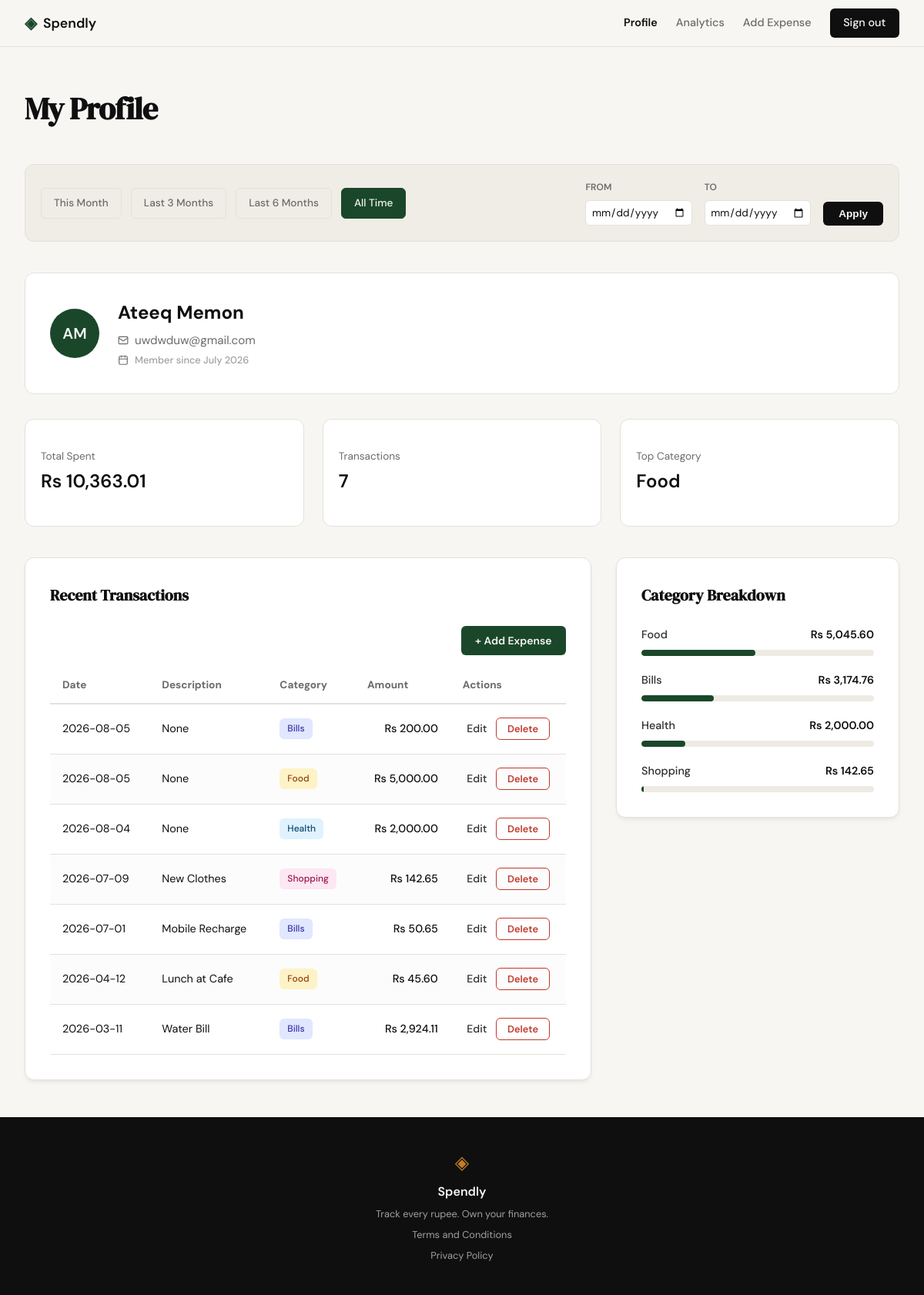
/profile (signed in), run on the app's committed database.
### tables this page shows
CREATE TABLE users (
                id INTEGER PRIMARY KEY AUTOINCREMENT,
                name TEXT NOT NULL,
                email TEXT UNIQUE NOT NULL,
                password_hash TEXT NOT NULL,
                created_at TEXT DEFAULT (datetime('now'))
            );

CREATE TABLE expenses (
                id INTEGER PRIMARY KEY AUTOINCREMENT,
                user_id INTEGER NOT NULL,
                amount REAL NOT NULL,
                category TEXT NOT NULL,
                date TEXT NOT NULL,
                description TEXT,
                created_at TEXT DEFAULT (datetime('now')),
                FOREIGN KEY (user_id) REFERENCES users (id)
            );

### app.py (the view, shortened to what this page needs)
@app.route("/profile")
def profile():
    if not session.get("user_id"):
        flash("Please log in to access your profile.", "error")
        return redirect(url_for("login"))
    user_id = session["user_id"]
    date_from = request.args.get("date_from")
    date_to = request.args.get("date_to")
    validated_from = None
    validated_to = None
    today = datetime.now().date()
    presets = {
        "this_month": {
            "label": "This Month",
            "from": datetime(today.year, today.month, 1).date(),
            "to": today
        },
        "last_3_months": {
            "label": "Last 3 Months",
            "from": today - timedelta(days=90), # Approx 3 months
            "to": today
        },
        "last_6_months": {
            "label": "Last 6 Months",
            "from": today - timedelta(days=180), # Approx 6 months
            "to": today
        },
        "all_time": {
            "label": "All Time",
            "from": None,
            "to": None
        }
    }
    user_info = get_user_by_id(user_id)
    if not user_info:
        flash("User profile not found.", "error")
        return redirect(url_for("login"))
    stats = get_summary_stats(user_id, date_from=validated_from, date_to=validated_to)
    txs = get_recent_transactions(user_id, date_from=validated_from, date_to=validated_to)
    cats = get_category_breakdown(user_id, date_from=validated_from, date_to=validated_to)
    profile_data = {
        "user": {
            "name": user_info["name"],
            "email": user_info["email"],
            "initials": "".join([n[0].upper() for n in user_info["name"].split()]),
            "joined": user_info["member_since"]
        },
        "stats": {
            "total_spent": f"Rs {stats['total_spent']:,.2f}",
            "tx_count": stats["transaction_count"],
            "top_category": stats["top_category"]
        },
        "transactions": [
            {
                "id": tx["id"],
                "date": tx["date"],
                "desc": tx["desc"],
                "category": tx["category"],
                "amount": f"Rs {tx['amount']:,.2f}"
            }
            for tx in txs
        ],
        "categories": [
            {
                "name": cat["name"],
                "amount": f"Rs {cat['amount']:,.2f}",
                "percent": cat["pct"]
            }
            for cat in cats
        ]
    }
    return render_template("profile.html", profile=profile_data, date_from=validated_from, date_to=validated_to, presets=presets)

### database/db.py (called while the page is built)
def get_db():
    conn = sqlite3.connect(DB_PATH)
    conn.row_factory = sqlite3.Row
    conn.execute("PRAGMA foreign_keys = ON")
    return conn

### database/queries.py (called while the page is built)
def get_user_by_id(user_id):
    with get_db() as conn:
        row = conn.execute('SELECT name, email, created_at FROM users WHERE id = ?', (user_id,)).fetchone()
        if not row:
            return None
        try:
            dt = datetime.strptime(row['created_at'], '%Y-%m-%d %H:%M:%S')
            member_since = dt.strftime('%B %Y')
        except (ValueError, TypeError):
            member_since = "Unknown"
        return {
            "name": row['name'],
            "email": row['email'],
            "member_since": member_since
        }

### templates/profile.html (shortened to what this page needs)
{% extends "base.html" %}
{% block content %}
<div class="profile-container">
    <header class="profile-header">
        <h1 class="profile-title">My Profile</h1>
    </header>
    <section class="profile-filter-bar">
        <div class="filter-presets">
            {% for id, preset in presets.items() %}
            <a href="{{ url_for('profile', date_from=preset.from, date_to=preset.to) }}"
               class="filter-btn {{ 'active' if (date_from == preset.from and date_to == preset.to) else '' }}">
                {{ preset.label }}
            </a>
            {% endfor %}
        </div>
        <form class="filter-custom-range" method="GET" action="{{ url_for('profile') }}">
            <div class="input-group">
                <label for="date_from">From</label>
                <input type="date" id="date_from" name="date_from" value="{{ date_from or '' }}">
            </div>
            <div class="input-group">
                <label for="date_to">To</label>
                <input type="date" id="date_to" name="date_to" value="{{ date_to or '' }}">
            </div>
            <button type="submit" class="btn-apply">Apply</button>
        </form>
    </section>
    <section class="profile-user-card">
        <div class="user-info-wrapper">
            <div class="avatar-circle">
                {{ profile.user.initials }}
            </div>
            <div class="user-details">
                <h2 class="user-name">{{ profile.user.name }}</h2>
                <div class="user-email-row">
                    <i data-lucide="mail" class="inline-icon"></i>
                    <span class="user-email">{{ profile.user.email }}</span>
                </div>
                <div class="user-meta-row">
                    <i data-lucide="calendar" class="inline-icon"></i>
                    <span class="user-meta">Member since {{ profile.user.joined }}</span>
                </div>
            </div>
        </div>
    </section>
    <section class="profile-stats-row">
        <div class="summary-card">
            <div class="stat-content">
                <span class="stat-label">Total Spent</span>
                <span class="stat-value">{{ profile.stats.total_spent }}</span>
            </div>
        </div>
        <div class="summary-card">
            <div class="stat-content">
                <span class="stat-label">Transactions</span>
                <span class="stat-value">{{ profile.stats.tx_count }}</span>
            </div>
        </div>
        <div class="summary-card">
            <div class="stat-content">
                <span class="stat-label">Top Category</span>
                <span class="stat-value">{{ profile.stats.top_category }}</span>
            </div>
        </div>
    </section>
    <div class="profile-grid">
        <section class="profile-section">
            <div class="dashboard-card">
                <h3 class="section-title">Recent Transactions</h3>
                <div class="table-actions">
                    <a href="{{ url_for('add_expense') }}" class="btn-add-expense">+ Add Expense</a>
                </div>
                <div class="table-responsive">
                    <table class="dashboard-table">
                        <thead>
                            <tr>
                                <th>Date</th>
                                <th>Description</th>
                                <th>Category</th>
                                <th class="text-right">Amount</th>
                                <th class="text-center">Actions</th>
                            </tr>
                        </thead>
                        <tbody>
                            {% for tx in profile.transactions %}
                            <tr>
                                <td>{{ tx.date }}</td>
                                <td>{{ tx.desc }}</td>
                                <td>
                                    <span class="category-badge badge-{{ tx.category|lower }}">
                                        {{ tx.category }}
                                    </span>
                                </td>
                                <td class="text-right amount">{{ tx.amount }}</td>
                                <td class="text-center">
                                    <div class="actions-row">
                                        <a href="{{ url_for('edit_expense', id=tx.id) }}" class="action-link-edit">Edit</a>
                                        <form action="{{ url_for('delete_expense', id=tx.id) }}" method="POST" class="inline-form">
                                            <button type="submit" class="action-btn-delete" onclick="return confirm('Delete this expense?')">
                                                Delete
                                            </button>
                                        </form>
                                    </div>
                                </td>
                            </tr>
                            {% endfor %}
                        </tbody>
                    </table>
                </div>
            </div>
        </section>
        <section class="profile-section">
            <div class="dashboard-card">
                <h3 class="section-title">Category Breakdown</h3>
                <div class="category-list">
                    {% for cat in profile.categories %}
                    <div class="category-item">
                        <div class="category-info">
                            <span class="cat-name">{{ cat.name }}</span>
                            <span class="cat-amount">{{ cat.amount }}</span>
                        </div>
                        <div class="progress-bar-container">
                            <div class="progress-bar" style="width: {{ cat.percent }}%;"></div>
                        </div>
                    </div>
                    {% endfor %}
                </div>
            </div>
        </section>
    </div>
</div>
{% endblock %}

### data on the page
users: user.name "Ateeq Memon", user.email "uwdwduw@gmail.com"
expenses: date "2026-08-05", desc "None", category "Bills", amount "Rs 200.00"
expenses: date "2026-08-05", desc "None", category "Food", amount "Rs 5,000.00"
expenses: date "2026-08-04", desc "None", category "Health", amount "Rs 2,000.00"
expenses: date "2026-07-09", desc "New Clothes", category "Shopping", amount "Rs 142.65"
expenses: date "2026-07-01", desc "Mobile Recharge", category "Bills", amount "Rs 50.65"
expenses: date "2026-04-12", desc "Lunch at Cafe", category "Food", amount "Rs 45.60"
expenses: date "2026-03-11", desc "Water Bill", category "Bills", amount "Rs 2,924.11"

### other printed values
{{ preset.label }} "This Month" "Last 3 Months" "Last 6 Months" "All Time"
{{ profile.user.initials }} "AM"
{{ profile.user.joined }} "July 2026"
{{ profile.stats.total_spent }} "Rs 10,363.01"
{{ profile.stats.tx_count }} "7"
{{ profile.stats.top_category }} "Food"
{{ cat.name }} "Food" "Bills" "Health" "Shopping"
{{ cat.amount }} "Rs 5,045.60" "Rs 3,174.76" "Rs 2,000.00" "Rs 142.65"
